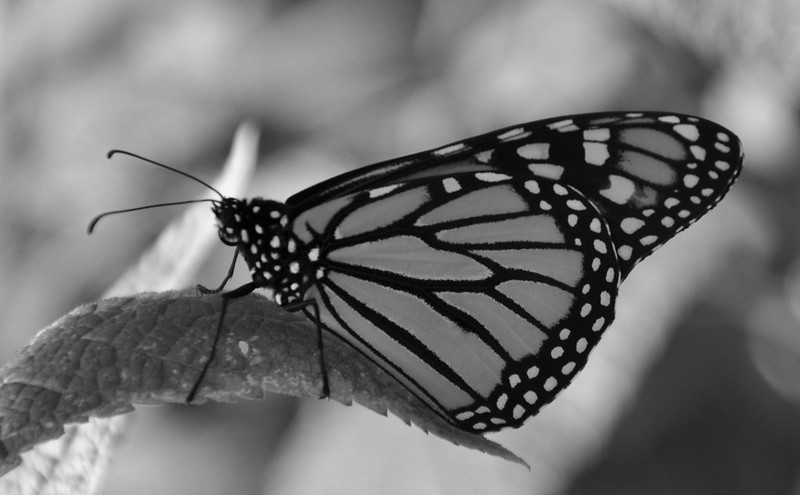
#> input picture Lectures/05 - Edge detection methods/Monarch - Ted CC-BY-SA.jpg, 800 x 495 px
$ jupyter execute Lecture5_figures.ipynb
#> lines starting #> are read from the running program, lines starting #| are printed output that depends on the picture; after the words box and inside, x2 and y2 are one past the last pixel; in counts of white or black regions, pixels touching at a corner belong together
### Lectures/05 - Edge detection methods/canny_edge_detector.py
# Canny edge detector functions
# From https://github.com/FienSoP/canny_edge_detector
# The detect function has been modified to return all the intermediate results

from scipy import ndimage
from scipy.ndimage.filters import convolve

from scipy import misc
import numpy as np

class cannyEdgeDetector:
    def __init__(self, imgs, sigma=1, kernel_size=5, weak_pixel=75, strong_pixel=255, lowthreshold=0.05, highthreshold=0.15):
        self.imgs = imgs
        self.imgs_final = []
        self.img_smoothed = None
        self.gradientMat = None
        self.thetaMat = None
        self.nonMaxImg = None
        self.thresholdImg = None
        self.weak_pixel = weak_pixel
        self.strong_pixel = strong_pixel
        self.sigma = sigma
        self.kernel_size = kernel_size
        self.lowThreshold = lowthreshold
        self.highThreshold = highthreshold
        return

    def gaussian_kernel(self, size, sigma=1):
        size = int(size) // 2
        x, y = np.mgrid[-size:size+1, -size:size+1]
        normal = 1 / (2.0 * np.pi * sigma**2)
        g =  np.exp(-((x**2 + y**2) / (2.0*sigma**2))) * normal
        return g

    def sobel_filters(self, img):
        Kx = np.array([[-1, 0, 1], [-2, 0, 2], [-1, 0, 1]], np.float32)
        Ky = np.array([[1, 2, 1], [0, 0, 0], [-1, -2, -1]], np.float32)

        Ix = ndimage.filters.convolve(img, Kx)
        Iy = ndimage.filters.convolve(img, Ky)

        G = np.hypot(Ix, Iy)
        G = G / G.max() * 255
        theta = np.arctan2(Iy, Ix)
        return (G, theta)


    def non_max_suppression(self, img, D):
        M, N = img.shape
        Z = np.zeros((M,N), dtype=np.int32)
        angle = D * 180. / np.pi
        angle[angle < 0] += 180


        for i in range(1,M-1):
            for j in range(1,N-1):
                try:
                    q = 255
                    r = 255

                   #angle 0
                    if (0 <= angle[i,j] < 22.5) or (157.5 <= angle[i,j] <= 180):
                        q = img[i, j+1]
                        r = img[i, j-1]
                    #angle 45
                    elif (22.5 <= angle[i,j] < 67.5):
                        q = img[i+1, j-1]
                        r = img[i-1, j+1]
                    #angle 90
                    elif (67.5 <= angle[i,j] < 112.5):
                        q = img[i+1, j]
                        r = img[i-1, j]
                    #angle 135
                    elif (112.5 <= angle[i,j] < 157.5):
                        q = img[i-1, j-1]
                        r = img[i+1, j+1]

                    if (img[i,j] >= q) and (img[i,j] >= r):
                        Z[i,j] = img[i,j]
                    else:
                        Z[i,j] = 0


                except IndexError as e:
                    pass

        return Z

    def threshold(self, img):

        highThreshold = img.max() * self.highThreshold;
        lowThreshold = highThreshold * self.lowThreshold;

        M, N = img.shape
        res = np.zeros((M,N), dtype=np.int32)

        weak = np.int32(self.weak_pixel)
        strong = np.int32(self.strong_pixel)

        strong_i, strong_j = np.where(img >= highThreshold)
        zeros_i, zeros_j = np.where(img < lowThreshold)

        weak_i, weak_j = np.where((img <= highThreshold) & (img >= lowThreshold))

        res[strong_i, strong_j] = strong
        res[weak_i, weak_j] = weak

        return (res)

    def hysteresis(self, img):

        M, N = img.shape
        weak = self.weak_pixel
        strong = self.strong_pixel

        for i in range(1, M-1):
            for j in range(1, N-1):
                if (img[i,j] == weak):
                    try:
                        if ((img[i+1, j-1] == strong) or (img[i+1, j] == strong) or (img[i+1, j+1] == strong)
                            or (img[i, j-1] == strong) or (img[i, j+1] == strong)
                            or (img[i-1, j-1] == strong) or (img[i-1, j] == strong) or (img[i-1, j+1] == strong)):
                            img[i, j] = strong
                        else:
                            img[i, j] = 0
                    except IndexError as e:
                        pass

        return img

    def detect(self):
        imgs_final = []
        for i, img in enumerate(self.imgs):
            self.img_smoothed = convolve(img, self.gaussian_kernel(self.kernel_size, self.sigma))
            self.gradientMat, self.thetaMat = self.sobel_filters(self.img_smoothed)
            self.nonMaxImg = self.non_max_suppression(self.gradientMat, self.thetaMat)
            self.thresholdImg = self.threshold(self.nonMaxImg)
            img_final = self.hysteresis(self.thresholdImg)
            self.imgs_final.append([self.nonMaxImg, self.thresholdImg, img_final])

        return self.imgs_final

### Lectures/05 - Edge detection methods/Lecture5_figures.ipynb
[cell 1]
import matplotlib.pyplot as plt
import numpy as np
from skimage.io import imread
from skimage.filters import sobel
from skimage.transform import resize

[cell 2]
img = imread("Monarch - Ted CC-BY-SA.jpg")
#> img is the input picture: shape (495, 800, 3); min 0, max 252, mean 114.2
img = img[:,:,0]
#> img: shape (495, 800)
img = resize(img, (img.shape[0], img.shape[1]//1.15))
#> img: shape (495, 695) float64

fig, ax = plt.subplots(1, 2, figsize=(10,5))
ax[0].imshow(img, cmap="gray")
ax[1].imshow(sobel(img), cmap="gray")
for a in ax:
    a.axis("off")
plt.tight_layout()

[cell 3]
from skimage.filters import gaussian

img = np.ones((512, 512), dtype=float) - 0.4

img[95:305, 95:305] = 0.5
img[96:304, 96:304] = 0.4
img[97:303, 97:303] = 0.3
img[98:302, 98:302] = 0.2
img[99:301, 99:301] = 0.1
img[100:300, 100:300]=0
img = gaussian(img, 5)

fig, ax = plt.subplots(ncols=2, nrows=1, figsize=(12, 6))
ax[0].imshow(img, cmap="gray", vmin=0, vmax=1)
ax[0].hlines(200, 0, img.shape[1], colors="r", linestyles="dashed")
ax[0].axis("off")
ax[1].plot(range(512), img[200], "r-")
ax[1].set_xlabel("Pixel position", fontsize=18)
ax[1].set_ylabel("Pixel intensity", fontsize=18)
plt.tight_layout()

[cell 4]
fig, ax = plt.subplots(1, 3, figsize=(12, 4))

ax[0].imshow(img, cmap="gray", vmin=0, vmax=1)
ax[0].hlines(200, 0, img.shape[1], colors="r", linestyles="dashed")
ax[0].axis("off")

ax[1].plot(range(512), img[200]*255, "r-")
ax[1].set_xlabel("Pixel position", fontsize=16)
ax[1].set_ylabel("Pixel intensity", fontsize=16)
ax[1].set_title("Pixel intensity ($I$)", fontsize=18)

ax[2].plot(range(511), np.diff(img[200])*255, "r-")
ax[2].set_xlabel("Pixel position", fontsize=16)
ax[2].set_ylabel("Pixel intensity", fontsize=16)
ax[2].set_title("First derivative ($\\frac{dI}{dx}$)", fontsize=18)
plt.tight_layout()

[cell 5]
img = np.linspace(0, 1, 512).repeat(512).reshape((512, 512))

plt.imshow(img, cmap="gray")
plt.axis("off")

gx, gy = np.gradient(img)

gx *= 100/np.max(gx)
# gy *= 100/np.max(gy)

plt.arrow(150, 50, gy[150, 50], gx[150, 50], color="r", head_width=20, head_length=30)
plt.scatter(150, 50, s=50, color="r")
plt.text(165, 50, "$\\nabla I = \\left[0, 0.002\\right]$", color="r", fontsize=15)
plt.show()

[cell 6]
img = imread("Monarch - Ted CC-BY-SA.jpg")
img = img[:,:,0]
img = resize(img, (img.shape[0], img.shape[1]//1.15))

gx, gy = np.gradient(img)

gx *= 300/np.max(gx)
gy *= 300/np.max(gy)

def plot_gradient(pos_x, pos_y, gx, gy):
    plt.arrow(pos_x, pos_y, gx[pos_x, pos_y], gy[pos_x, pos_y], color="r", head_width=10, head_length=20)

plt.imshow(img, cmap="gray")
plot_gradient(192, 130, gx, gy)
plot_gradient(400, 407, gx, gy)
plot_gradient(305, 305, gx, gy)
plot_gradient(400, 284, gx, gy)
plt.axis("off")
plt.show()

[cell 7]
t = [10, 16, 22, 36, 40, 11, 17, 23, 37, 41]
res = [t[i+1] - t[i-1] for i in range(1, len(t)-1)]

for r in res:
    print(f"{r} \&")

[cell 8]
img = imread("Monarch - Ted CC-BY-SA.jpg")
img = img[:,:,0]
img = resize(img, (img.shape[0], img.shape[1]//1.15))

convolved_x = np.convolve(img.ravel(), [-1, 0, 1], "same").reshape(img.shape)
convolved_y = np.convolve(np.transpose(img).ravel(), [-1, 0, 1], "same").reshape((img.shape[1], img.shape[0])).transpose()
grad_mag = np.sqrt(convolved_x**2 + convolved_y**2)

fig, ax = plt.subplots(1, 4, figsize=(20, 5))

ax[0].imshow(img, cmap="gray")
ax[1].imshow(convolved_x, cmap="gray")
ax[2].imshow(convolved_y, cmap="gray")
ax[3].imshow(grad_mag, cmap="gray")

titles = ['Original', 'Convolution with $K_x$', 'Convolution with $K_y$', 'Gradient magnitude']

for i, a in enumerate(ax):
    a.axis("off")
    a.set_title(titles[i], fontsize=18)

plt.tight_layout()

[cell 9]
img = np.ones((512, 512), dtype=float) - 0.4

img[95:305, 95:305] = 0.5
img[96:304, 96:304] = 0.4
img[97:303, 97:303] = 0.3
img[98:302, 98:302] = 0.2
img[99:301, 99:301] = 0.1
img[100:300, 100:300]=0

img = gaussian(img, 5)

plt.plot(range(510), np.diff(np.diff(img[200])), "r-")
plt.xlabel("Pixel position", fontsize=16)
plt.ylabel("Pixel intensity", fontsize=16)
plt.title("Second derivative ($\\frac{d^2I}{dx^2}$)",
fontsize=18)
#plt.xlim(75, 125)
plt.show()

[cell 10]
from skimage.filters.edges import convolve
from skimage.filters import gaussian

img = imread("Monarch - Ted CC-BY-SA.jpg")
img = img[:,:,0]
img = resize(img, (img.shape[0], img.shape[1]//1.15))
#img = gaussian(img, 4)
# Find the Laplacian of the image
kernel = np.array([[0, 1, 0], [1, -4, 1], [0, 1, 0]])
img_laplacian = convolve(img, kernel)

#Sign of the Laplacian
lap_sign = np.sign(img_laplacian)

# Zero-pad the last row and column
# The pad_width parameter is the number of pixels to pad
# on each side (before and after for each dimension)
lap_sign = np.pad(lap_sign, pad_width=((0, 1), (0, 1)), mode='constant')
#> lap_sign: shape (496, 696) float64

# Check if neighbor pixels have opposite sign
diff_x = (lap_sign[:-1, :-1] - lap_sign[:-1, 1:] < 0)
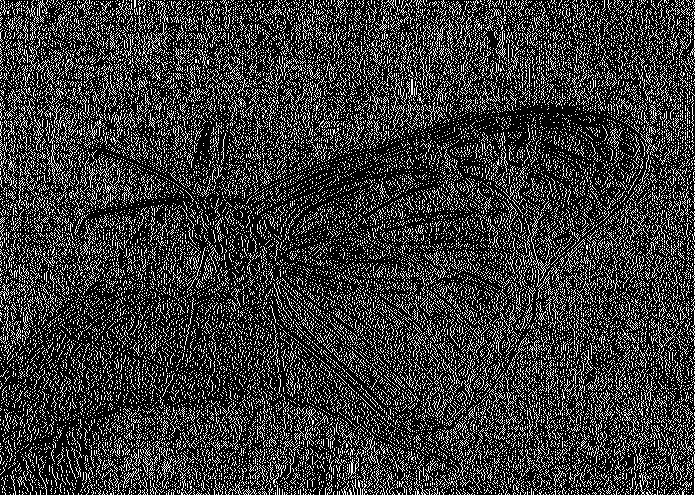
#> diff_x: shape (495, 695) bool; 21.8% white in thin lines or dots
diff_y = lap_sign[:-1, :-1] - lap_sign[1:, :-1] < 0
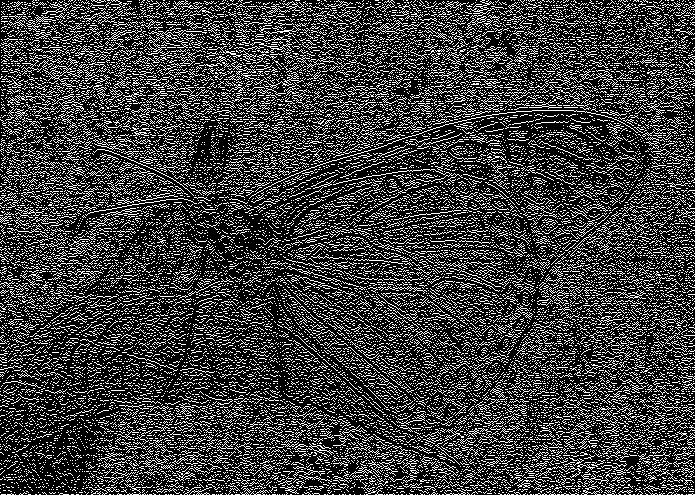
#> diff_y: shape (495, 695) bool; 24.1% white in thin lines or dots

# If either of the above is true, the pixel is a zero-crossing
edges =  np.logical_or(diff_x, diff_y).astype(float)
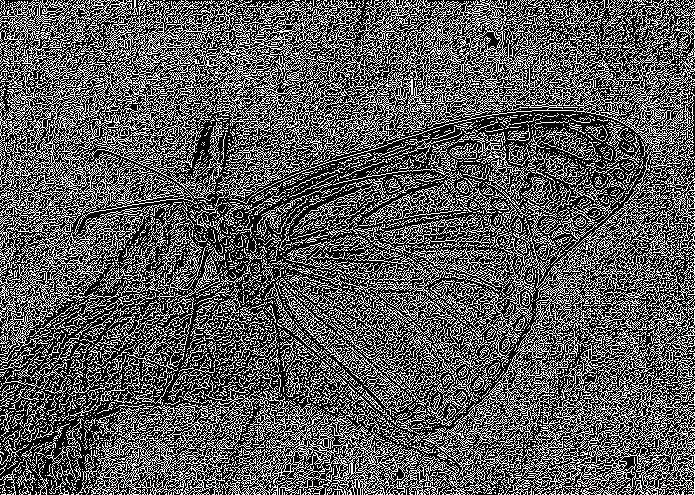
#> edges: shape (495, 695) float64; values 0 (black) and 1 (white), 35.4% white in thin lines or dots

plt.imshow(edges, cmap="gray")
plt.axis("off")
plt.show()

[cell 11]
log = np.array([[0, 0, 1, 2, 2, 2, 1, 0, 0],
          [0, 1, 3, 5, 5, 5, 3, 1, 0],
          [1, 3, 5, 3, 0, 3, 5, 3, 1],
          [2, 5, 3, -12, -23, -12, 3, 5, 2],
          [2, 5, 0, -23, -40, -23, 0, 5, 2],
          [2, 5, 3, -12, -23, -12, 3, 5, 2],
          [1, 3, 5, 3, 0, 3, 5, 3, 1],
          [0, 1, 3, 5, 5, 5, 3, 1, 0],
          [0, 0, 1, 2, 2, 2, 1, 0, 0]])

plt.imshow(log, cmap="viridis")
plt.axis("off")
plt.show()

img_laplacian = convolve(img, log)
#Sign of the Laplacian
lap_sign = np.sign(img_laplacian)
#> lap_sign: shape (495, 695) float64; values -1 (black) and 1 (white), 12.3% white; 407 white regions (328 under 20 px), largest, box (x1, y1, x2, y2) and area: (76, 111, 647, 470) 37101, (374, 429, 421, 452) 150, (204, 335, 225, 365) 146

# Zero-pad the last row and column
# The pad_width parameter is the number of pixels to pad
# on each side (before and after for each dimension)
lap_sign = np.pad(lap_sign, pad_width=((0, 1), (0, 1)), mode='constant')
#> lap_sign: shape (496, 696) float64

# Check if neighbor pixels have opposite sign
diff_x = (lap_sign[:-1, :-1] - lap_sign[:-1, 1:] < 0)
#> diff_x: shape (495, 695) bool; 1.9% white in thin lines or dots
diff_y = lap_sign[:-1, :-1] - lap_sign[1:, :-1] < 0
#> diff_y: shape (495, 695) bool; 2.3% white in thin lines or dots, all inside (x1, y1, x2, y2) = (0, 109, 695, 495)

# If either of the above is true, the pixel is a zero-crossing
edges =  np.logical_or(diff_x, diff_y).astype(float)
#> edges: shape (495, 695) float64; values 0 (black) and 1 (white), 3.7% white in thin lines or dots

plt.imshow(edges, cmap="gray")
plt.axis("off")
plt.show()

[cell 12]
np.random.seed(12345)
x = np.array(range(100))*0.1
y = .1 * x ** 3 - x ** 2 + np.sin(2*x)
y2 = y + np.random.normal(0, .1, len(y))
y2_smooth = np.array([np.mean(y2[max(0, i-5):i+5]) for i in range(len(y2)-5)])

y_der = [y[i]-y[i-1] for i in range(1, len(y))]
y2_der = [y2[i]-y2[i-1] for i in range(1, len(y2))]
y2_smooth_der = [y2_smooth[i]-y2_smooth[i-1] for i in range(1, len(y2_smooth))]

fig, ax = plt.subplots(2, 3, figsize=(15, 10))

ax[0, 0].plot(x, y, "r-")
ax[0, 1].plot(x, y2, "b-")
ax[0, 2].plot(x[:-5], y2_smooth, "g-")
ax[1, 0].plot(x[:-1], y_der, "r-")
ax[1, 1].plot(x[:-1], y2_der, "b-")
ax[1, 2].plot(x[:-6], y2_smooth_der, "g-")

titles = ["f(x)", "g(x)", "h(x) = smooth(g(x))", "f'(x)", "g'(x)", "h'(x)"]

for i, a in enumerate(ax.ravel()):
    a.set_title(titles[i], fontsize=18)
    a.xaxis.set_visible(False)
    a.yaxis.set_visible(False)

plt.tight_layout()

[cell 13]
img = imread("Monarch - Ted CC-BY-SA.jpg")
img = img[:, :, 0]
img = resize(img, (img.shape[0], img.shape[1]//1.15))

prewitt_x = np.convolve(img.ravel(), [-1, 0, 1], "same").reshape(img.shape)
prewitt_y = np.convolve(np.transpose(img).ravel(
), [-1, 0, 1], "same").reshape((img.shape[1], img.shape[0])).transpose()

fig = plt.figure(constrained_layout=True, figsize=(20, 10))
gs = fig.add_gridspec(ncols=4, nrows=2)
ax = []
ax.append(fig.add_subplot(gs[:, 0]))
ax.append(fig.add_subplot(gs[0, 1]))
ax.append(fig.add_subplot(gs[1, 1]))
ax.append(fig.add_subplot(gs[:, 2]))
ax.append(fig.add_subplot(gs[:, 3]))

threshold = 0.04

titles = ["Original image", "X derivative (Prewitt)", "Y derivative (Prewitt)",
          "Gradient magnitude", "Magnitude > " + str(threshold)]

ax[0].imshow(img, cmap="gray")
ax[1].imshow(prewitt_x, cmap="gray")
ax[2].imshow(prewitt_y, cmap="gray")
ax[3].imshow(np.sqrt(prewitt_x**2 + prewitt_y**2), cmap="gray")
ax[4].imshow(prewitt_y > threshold, cmap="gray")

for i, a in enumerate(ax):
    ax[i].set_title(titles[i], fontsize=24)
    ax[i].axis("off")

plt.show()

[cell 14]
from skimage.filters import prewitt, sobel

im_prewitt = prewitt(img)
im_sobel = sobel(img)

fig, ax = plt.subplots(2, 1, figsize=(5, 10))
ax[0].imshow(im_prewitt > 0.08, cmap="gray")
ax[0].set_title("Prewitt", fontsize=25)
ax[1].imshow(im_sobel > 0.08, cmap="gray")
ax[1].set_title("Sobel", fontsize=25)

for a in ax:
    a.axis("off")

plt.tight_layout()

[cell 15]
from skimage.filters import laplace, gaussian


def marr_hildreth(img, sigma):
    """Applies the Marr-Hildreth edge detection to the image.

    Args:
        img (numpy.array): The image
        sigma (float): The sigma value for the gaussian filter

    Returns:
        numpy.array: The edge detected in the image, as a bool array
    """

    im_smooth = gaussian(img, sigma=sigma)
    im_lap_gauss = np.sign(laplace(im_smooth))

    # {+,-}, {-,+} in x
    e1 = im_lap_gauss[:-1] * im_lap_gauss[1:] < 0
    # {+,-}, {-,+} in y
    e2 = im_lap_gauss[:, :-1] * im_lap_gauss[:, 1:] < 0

    # We can now combine the results
    return np.pad(e1, ((0, 1), (0, 0))) | np.pad(e2, ((0, 0), (0, 1)))

fig, ax = plt.subplots(1, 4, figsize=(12, 3))

sigmas = [3, 5, 7, 9]

for i, sigma in enumerate(sigmas):
    ax[i].imshow(marr_hildreth(img, sigma), cmap="gray")
    ax[i].set_title("Sigma: " + str(sigma), fontsize=20)
    ax[i].axis("off")
#> this loop made 4 passes
#> pass 1, in marr_hildreth, `im_smooth = gaussian(img, sigma=sigma)`:
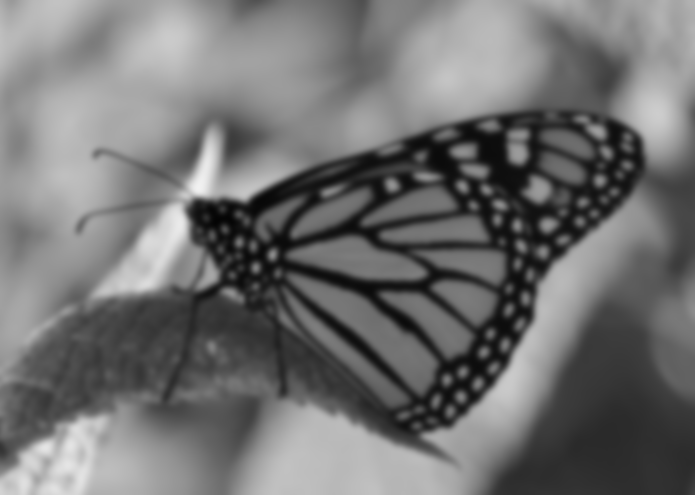
#> im_smooth: shape (495, 695) float64; min 0.0172, max 0.947, mean 0.448
#> pass 1, in marr_hildreth, `im_lap_gauss = np.sign(laplace(im_smooth))`:
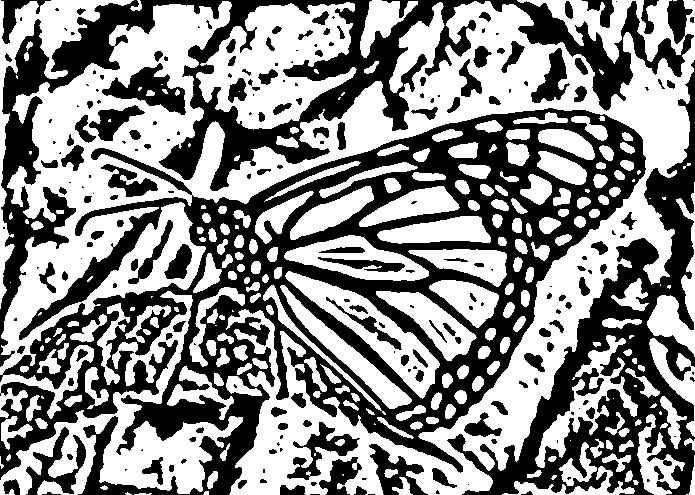
#> im_lap_gauss: shape (495, 695) float64; values -1 (black) and 1 (white), 54.3% white; 221 black regions (94 under 20 px), largest, box (x1, y1, x2, y2) and area: (0, 108, 646, 495) 75353, (0, 0, 694, 367) 33933, (447, 60, 695, 495) 24700
#> pass 1, in marr_hildreth, `e2 = im_lap_gauss[:, :-1] * im_lap_gauss[:, 1:] < 0`:
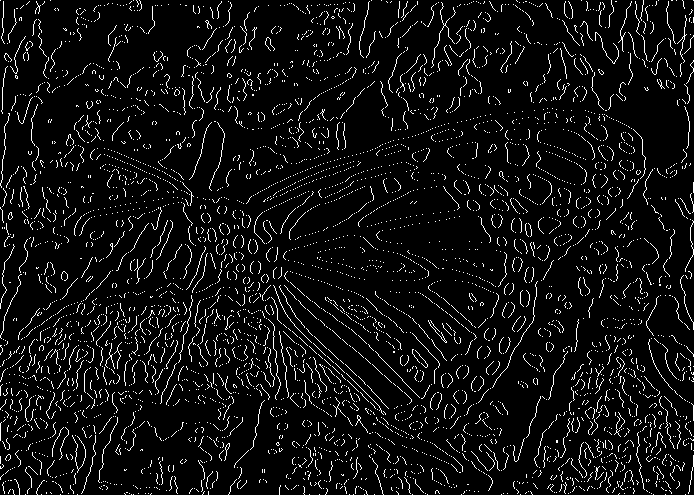
#> e2: shape (495, 694) bool; 6.4% white in thin lines or dots

plt.tight_layout()
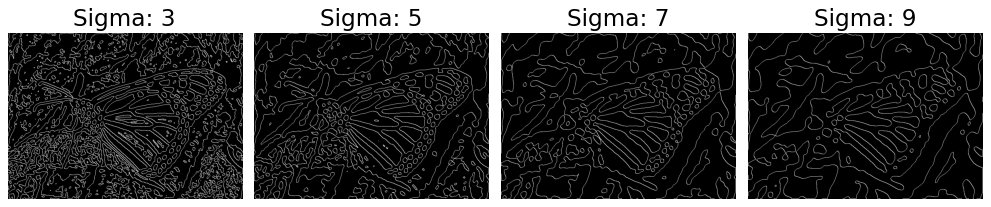
#> figure drawn by matplotlib, 4 panels

[cell 16]
from skimage.feature import canny
from skimage.filters import gaussian

fig, ax = plt.subplots(1, 4, figsize=(20, 5))

im_smooth = gaussian(img, sigma=5)
im_sob = sobel(im_smooth)
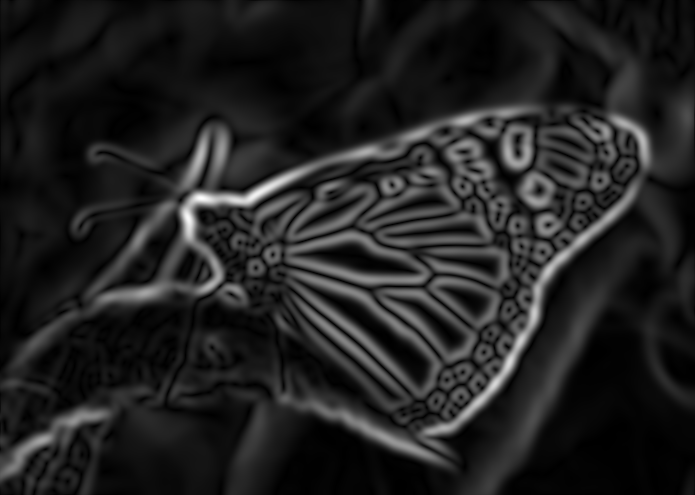
#> im_sob: shape (495, 695) float64; min 5.81e-06, max 0.0873, mean 0.0117; drawn with min black and max white
im_sobx = sobel(im_smooth, axis=0)
im_soby = sobel(im_smooth, axis=1)
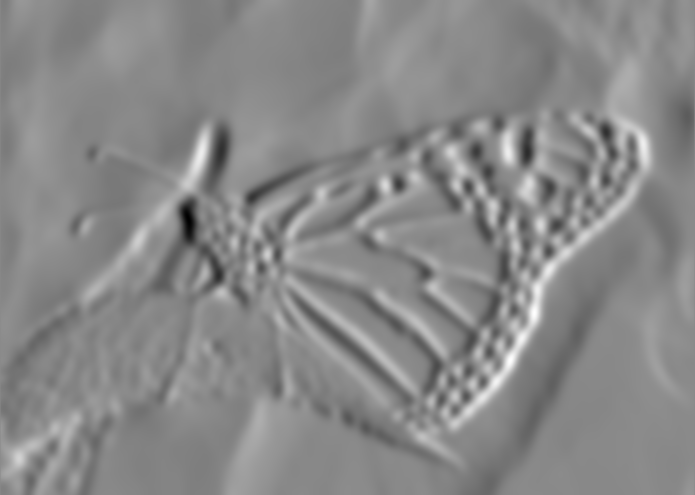
#> im_soby: shape (495, 695) float64; min -0.114, max 0.0979, mean -0.00053; drawn with min black and max white
grad_angle = np.arctan2(im_soby, im_sobx)
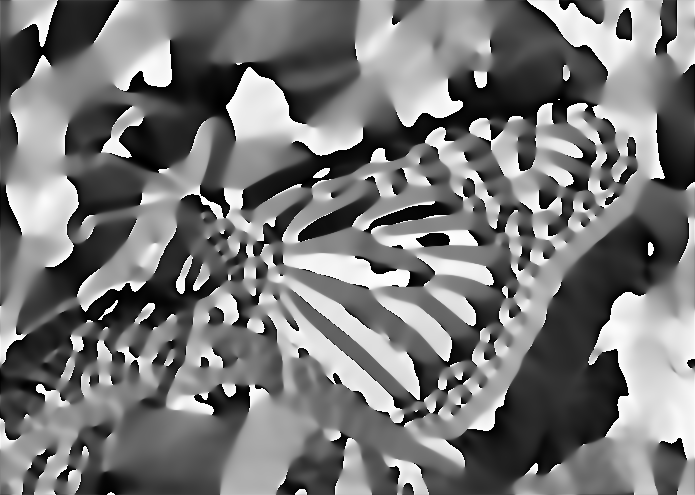
#> grad_angle: shape (495, 695) float64; min -3.14, max 3.14, mean -0.201; drawn with min black and max white


ax[0].imshow(img, cmap="gray")
ax[1].imshow(gaussian(img, sigma=5), cmap="gray")
ax[2].imshow(im_sob, cmap="gray")
ax[3].imshow(grad_angle, cmap="viridis")

titles = ['Original image', 'Gaussian smoothing', 'Gradient magnitude', 'Gradient angle']

for i, a in enumerate(ax):
    a.set_title(titles[i], fontsize=30)
    a.axis("off")

plt.tight_layout()

[cell 17]
from canny_edge_detector import cannyEdgeDetector as cn

fig, ax = plt.subplots(1, 3, figsize=(15, 5))

im_smooth = gaussian(img, sigma=5)
im_sob = sobel(im_smooth)

canny_monarch = cn([img])
#> in __init__, `self.imgs = imgs`: self.imgs = 1 item
res = canny_monarch.detect()
#> the loop in detect, `for i, img in enumerate(self.imgs):` made 1 pass
#> (size in gaussian_kernel, normal in gaussian_kernel, Kx in sobel_filters, Ky in sobel_filters, highThreshold in threshold, lowThreshold in threshold) on pass 1: (2, 0.159, [[-1, 0, 1], [-2, 0, 2], [-1, 0, 1]], [[1, 2, 1], [0, 0, 0], [-1, -2, -1]], 38.25, 1.91)
#> res = 1 item

titles = ["Non-max suppression", "Double thresholding", "Hysteresis"]

for i, a in enumerate(ax):
    a.imshow(res[0][i], cmap="gray", vmin=0, vmax=255)
    a.axis("off")
    a.set_title(titles[i], fontsize=30)

plt.tight_layout()
